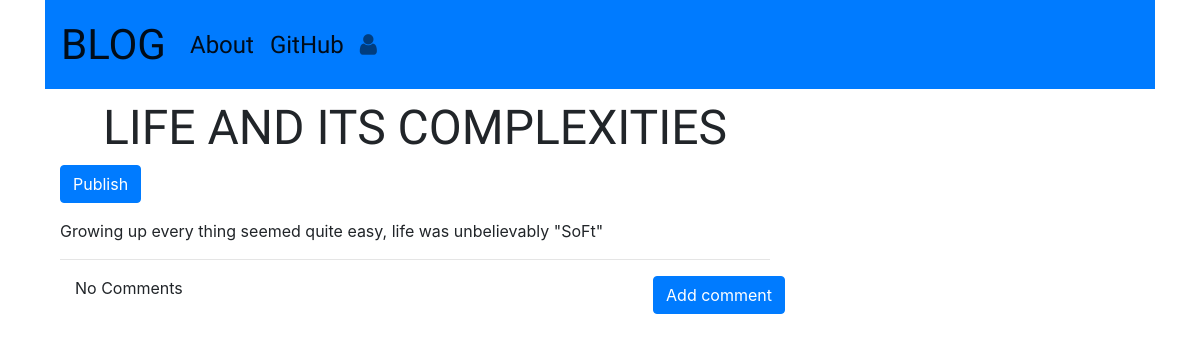
Page /post/3 on the earlier database version.
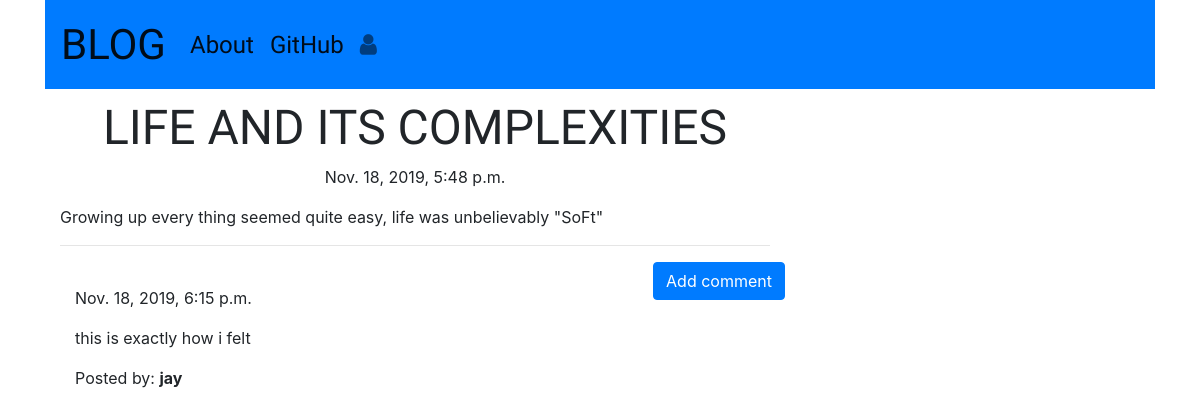
Same page on the later database version.
### blog_app/models.py (models this page shows, shortened)
class Post(models.Model):
    author = models.ForeignKey('auth.User', models.CASCADE)
    title = models.CharField(max_length=64)
    text = models.TextField()
    create_date = models.DateTimeField(default=timezone.now)
    published_date = models.DateTimeField(blank=True, null=True)

class Comment(models.Model):
    post = models.ForeignKey('blog_app.Post',
                             on_delete=models.CASCADE,
                             related_name='comments')
    author = models.CharField(max_length=32)
    text = models.TextField()
    create_date = models.DateTimeField(default=timezone.now)
    approved_comment = models.BooleanField(default=False)

### blog_app/views.py (the view)
# urls.py: re_path(r'^post/(?P<pk>\d+)$', views.PostDetailView.as_view(),
class PostDetailView(DetailView):
    model = Post
    comment = Comment

### blog_app/templates/blog_app/post_detail.html (shortened to what this page needs)
<!DOCTYPE html>
    {% extends "blog_app/base.html" %}
    {% block body %}
        <h1 class="posttitle loader">{{post.title}}</h1>
            {% if post.published_date %}
                <div class="date postdate">
            {{ post.published_date }}
                </div>
            {% else %}
                 <a class="btn btn-primary" href="{% url 'blog_app:post_publish' pk=post.pk %}">Publish</a>
            {% endif %}
            <p class="postcontent">{{ post.text|safe|linebreaks }}</p>
        <hr>
        <a class="btn btn-primary btn-comment" href="{% url 'blog_app:add_comment_to_post' pk=post.pk %}">Add comment</a>
        <div class="container">
            {% for comment in post.comments.all %}
            <br>
            {% if user.is_authenticated or comment.approved_comment %}
                {{ comment.create_date }}
                <p>{{comment.text|safe|linebreaks}}
                </p>
                <p>Posted by: <b>{{comment.author}}</b></p>
            {% endif %}
            {% empty %}
                <p>No Comments</p>
            {% endfor %}
        </div>
    {% endblock %}

### blog_app/templates/blog_app/base.html (shortened to what this page needs)
<!DOCTYPE html>
    {% load staticfiles %}
<html lang="en">
    <head>
        <link rel="stylesheet" href="https://stackpath.bootstrapcdn.com/bootstrap/4.3.1/css/bootstrap.min.css">
        <link rel="stylesheet" href="https://maxcdn.bootstrapcdn.com/font-awesome/4.4.0/css/font-awesome.min.css">
        <link rel="stylesheet" href="//cdn.jsdelivr.net/npm/medium-editor@latest/dist/css/medium-editor.min.css" type="text/css" media="screen" charset="utf-8">
        <link rel="stylesheet" href='{% static "css/blog.css"%}'>
    </head>
    <body>
        <div class="container" id="main">
            <nav class="navbar navbar-expand-lg navbar-light bg-primary techfont custom-navbar">
                <a class="navbar-brand bigbrand" href="{% url 'blog_app:post_list' %}">BLOG</a>
                <div class="collapse navbar-collapse" id="navbarNav">
                    <ul class="navbar-nav">
                        <li class="nav-item active">
                            <a class="nav-link" href="{% url 'blog_app:about'%}">About<span class="sr-only">(current)</span></a>
                        </li>
                        <li class="nav-item active">
                            <a class="nav-link" href="https://www.github.com/jayanwana">GitHub</a>
                        </li>
                    </ul>
                    <ul class="navbar-nav my-2 my-lg-0">
                        {% if user.is_authenticated %}
                            <li class="nav-item active">
                                <a class="nav-link" href="{% url 'blog_app:post_new' %}">New Post</a>
                            </li>
                            <li class="nav-item">
                                <a class="nav-link" href="{% url 'blog_app:drafts_list' %}">Drafts</a>
                            </li>
                            <li class="nav-item">
                                <a class="nav-link" href="{% url 'logout' %}">Logout</a>
                            </li>
                            <li class="nav-item active">
                                <a class="nav-link">Welcome: {{ user.username }}</a>
                            </li>
                        {% else %}
                            <li class="nav-item">
                                <a class="nav-link" href="{% url 'login' %}"><span class="fa fa-user" aria-hidden="true"></span></a>
                            </li>
                        {% endif %}
                    </ul>
                </div>
            </nav>
            <div class="content container">
                <div class="row">
                    <div class="col-md-8">
                        <div class="blog_posts">
                            {% block body %}
                            {% endblock %}
                        </div>
                    </div>
                </div>
            </div>
        </div>
    </body>
</html>

### blog_app/static/css/blog.css (style rules this page uses)
.techfont { font-family: 'Big Shoulders Text', sans-serif; font-size: 1.5em; margin-bottom: 10px; }
.bigbrand { font-size: 1.75em; }
.postdate { text-align: center; }
.posttitle { font-family: 'Big Shoulders Text', sans-serif; text-align: center; font-size: 3em; }
.postcontent { font-family: 'Montserrat', sans-serif; font-size: 1.0em; }
.btn-comment { position: absolute; right: 0px; }
.loader { filter:hue-rotate(0deg); color: linear-gradient(45deg,#0f8,#08f); animation:hue 5000ms infinite linear; }

Differences in the rows shown:
changed Post "LIFE AND ITS COMPLEXITIES": published_date (not shown) → "Nov. 18, 2019, 5:48 p.m."
added Comment: create_date "Nov. 18, 2019, 6:15 p.m.", text "this is exactly how i felt", author "jay"
Other differences:
text no longer shown: "Publish No Comments"
